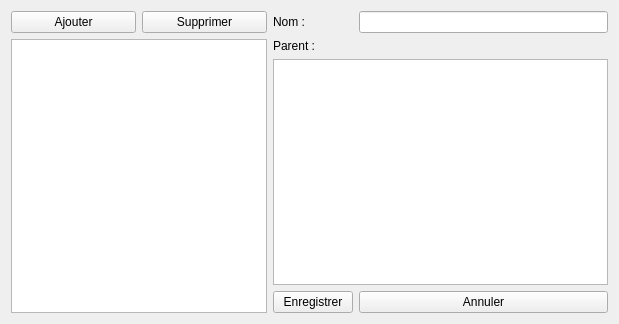
<?xml version="1.0" encoding="UTF-8"?>
<ui version="4.0">
 <class>Edit</class>
 <widget class="QWidget" name="Edit">
  <property name="geometry">
   <rect>
    <x>0</x>
    <y>0</y>
    <width>619</width>
    <height>324</height>
   </rect>
  </property>
  <property name="windowTitle">
   <string>Form</string>
  </property>
  <layout class="QGridLayout" name="gridLayout">
   <item row="2" column="1" colspan="2">
    <widget class="QTreeWidget" name="parentTreeWidget">
     <property name="headerHidden">
      <bool>true</bool>
     </property>
     <column>
      <property name="text">
       <string notr="true">1</string>
      </property>
     </column>
    </widget>
   </item>
   <item row="3" column="1">
    <widget class="QPushButton" name="saveButton">
     <property name="text">
      <string>Enregistrer</string>
     </property>
    </widget>
   </item>
   <item row="1" column="1">
    <widget class="QLabel" name="label1">
     <property name="sizePolicy">
      <sizepolicy hsizetype="Fixed" vsizetype="Fixed">
       <horstretch>0</horstretch>
       <verstretch>0</verstretch>
      </sizepolicy>
     </property>
     <property name="text">
      <string>Parent : </string>
     </property>
    </widget>
   </item>
   <item row="3" column="2">
    <widget class="QPushButton" name="cancelButton">
     <property name="text">
      <string>Annuler</string>
     </property>
    </widget>
   </item>
   <item row="0" column="1">
    <widget class="QLabel" name="label_2">
     <property name="text">
      <string>Nom :</string>
     </property>
    </widget>
   </item>
   <item row="1" column="2">
    <widget class="QLabel" name="parentLabel">
     <property name="text">
      <string/>
     </property>
    </widget>
   </item>
   <item row="0" column="2">
    <widget class="QLineEdit" name="nameEdit"/>
   </item>
   <item row="0" column="0">
    <layout class="QHBoxLayout" name="horizontalLayout">
     <item>
      <widget class="QPushButton" name="addButton">
       <property name="text">
        <string>Ajouter</string>
       </property>
      </widget>
     </item>
     <item>
      <widget class="QPushButton" name="delButton">
       <property name="text">
        <string>Supprimer</string>
       </property>
      </widget>
     </item>
    </layout>
   </item>
   <item row="1" column="0" rowspan="3">
    <widget class="QTreeWidget" name="selectTreeWidget">
     <property name="sizePolicy">
      <sizepolicy hsizetype="Expanding" vsizetype="Expanding">
       <horstretch>0</horstretch>
       <verstretch>0</verstretch>
      </sizepolicy>
     </property>
     <property name="headerHidden">
      <bool>true</bool>
     </property>
     <attribute name="headerVisible">
      <bool>false</bool>
     </attribute>
     <column>
      <property name="text">
       <string notr="true">1</string>
      </property>
     </column>
    </widget>
   </item>
  </layout>
 </widget>
 <resources/>
 <connections/>
</ui>
